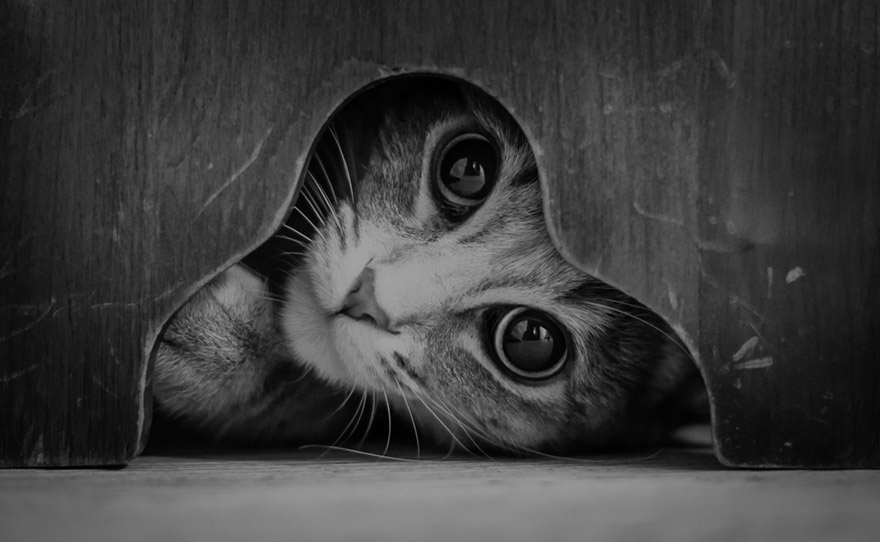
#> input picture images/cat.png, 880 x 542 px
$ jupyter execute --allow-errors 2_image_array.ipynb   (shell and % lines are left out)
#> lines starting #> are read from the running program, lines starting #| are printed output that depends on the picture; after the words box and inside, x2 and y2 are one past the last pixel; in counts of white or black regions, pixels touching at a corner belong together; long printed decimals are rounded
# Basic image manipulation

In this notebook we will showcase how we can use the array indexing and array math to perform basic image manipulation using OpenCV.

We can start by importing required packages.

[cell 1]
import numpy as np
import matplotlib.pyplot as plt
import cv2

[cell 2]
# make the plots bigger
plt.rcParams["figure.figsize"] = (10,10)

We can then define some functions we will use very often.

[cell 3]
def open_image(imgpath, mode=cv2.IMREAD_GRAYSCALE):
    """
    Open an image as an numpy array.

    Parameters
    ----------
    imgpath : `str`
        Path to the image.
    mode : `int`, optional
        Mode with which to open the image, i.e. color vs black and white.
        Must be one of the OpenCV recognized constants such as
        `cv2.IMREAD_GRAYSCALE` or `cv2.IMREAD_COLOR`

    Returns
    --------
    img : `np.array`
        Image.

    Raises
    ------
    OSError - when the file could not be opened.
    """
#> called with imgpath = 'images/cat.png', mode = 0
    img = cv2.imread(imgpath, mode)
#> img is the input picture: shape (542, 880); min 0, max 164, mean 60.6
    if img is None:
        raise OSError("Can't open file:", imgpath)
    else:
        return img

def show(img, ax=None, **kwargs):
    """
    Show image using matplotlib.

    Parameters
    ----------
    img : `np.array`
        Image to display.
    ax : `matplotlib.pyplot.Axes` or `None`, optional
        Ax on which to plot the image. If  no axis is given
        a new figure is created.
    kwargs : `dict`, optional
        Keyword arguments that are passed to `imshow`.
    """
    if ax is None:
        fig, ax = plt.subplots()

    ax.imshow(img, **kwargs)

To break down what is happening here a bit - for those less familiar with Python syntax, we defined a could of functions: `open_image` and `show`.

So far we wrote all our code in a cell in a notebook and then executed it. Writing flat code like that, code that executes exactly how you read it line by line, is referred to procedural coding. There's nothing necessarily wrong with doing that, but in cases when there is a lot of code to write and many little procedures to string together it often pays off to generalize them and organize them in small units. This helps us not repeat code over and over again. That way, when we want to change something later, we can change it in that one "packaged" up place and it will affect the whole codebase. In procedural coding this would not be the case - we would need to change the functionality every time it appears.

Functions are these little packages of code that we can repeat multiple times. In python they are defined by using the keyword `def` which is followed by the function name. This means that the code that follows, belongs to this function and not the general code that is executed every time you run the cell, only when you **call** the function. To make the distinction of which code belongs to the function and which doesn't you need to indent it.

The `function_name` is followed by parenthesis `()` and a colon `:`. The parenthesis usually contain the function arguments. Functions do not *have* to have arguments, but they usually do. Python will usually assign the values you give to function in the order you define them, f.e. for a `def function(arg1, arg2):` that is called as `function(1, 2)` Python will assume you meant`arg1=1` and `arg2=2`. These are called positional arguments. Sometimes, however, you might want to have some values that user is not expected to provide because there exist reasonable default values you can assume for them. In that case you can provide these values in the function declaration like `def function(arg1, arg2=2):`. We can also provide full argument names for our function as well, in which case we call them keyword arguments. For example, calling function `def function(arg1, arg2):` as `function(arg2=2, arg1=1)` would still assign `arg1=1` and `arg2=2` despite the reverse order we gave them in. Notice this is different than the example with positional arguments above.

Following the function declaration is probably Python's best feature - documentation. We use the [NumPy Doc](https://numpydoc.readthedocs.io/en/latest/format.html) style documentation which means we have, usually, a one short line describing what the function does (not how it's implemented!), a section `Parameters` with a list of function arguments, their `types` and a short description and we usually have a `Returns` section describing the returned value and its `type`. Not all functions need to have all, or any, of these sections and some might warrant having additional ones, f.e. `Raises` when they raise an error.

After the documentation follows the function definition, the bit of code that does something with the given input and, usually, that consist of some kind of a calculation of values based on the function input and we want to give that calculated value back to the user at the end - ergo we `return` the value(s) at the end of the function.

So put all together:
```
def function_name(arg1, arg2):
    """Short description of function purpose.

    Parameters
    ----------
    arg1 : `type`
        Short description of this argument
    arg2 : `type`
        Short description of this argument

    Returns
    --------
    val : `type`
        Short description of the returned value(s)

    Notes
    -----
    BTW, calling this function will also place a random order on Amazon

    Examples
    --------
    **VERY** useful to list some sometimes

    Raises
    ------
    Error - description of when this error is raised.
    """
    # do something with the values you were given
    result = arg1 + arg2

    return result
```

Let's get back on track now.

# How do real images look like

Let's take a peek. We can inspect the array dimensions, data type and data value ranges.

For examples we can use the images in the `images` directory.

[cell 4]
imgbw = open_image("images/cat.png")
show(imgbw, cmap="gray")

[cell 5]
print("shape     ", imgbw.shape)
#| shape      (542, 880)
print("data type ", imgbw.dtype)
#| data type  uint8
print("max       ", imgbw.max())
#| max        164
print("min       ", imgbw.min())
#| min        0
print("mean      ", imgbw.mean())
#| mean       60.642
print("Image element: ", imgbw[0, 0])
#| Image element:  22

Let's do the same, but let's just see what happens if we use a different image mode.

[cell 6]
imgc = open_image("images/cat.png", cv2.IMREAD_UNCHANGED)
show(imgc)

[cell 7]
print("shape     ", imgc.shape)
#| shape      (542, 880, 3)
print("data type ", imgc.dtype)
#| data type  uint8
print("max       ", imgc.max())
#| max        164
print("min       ", imgc.min())
#| min        0
print("mean      ", imgc.mean())
#| mean       60.642
print("Image element: ", imgc[0, 0])
#| Image element:  [22 22 22]

Do you notice any differences between the two examples?
Is the image still black and white?
Can you spot differences between the way the two images look like?
Are our array elements the same?
Our dtypes?

Can we trust what our eyes see?

## Doing image math

Even basic operations on images, such as subtracting, can be complicated. At the same time they can be quite powerful.

Let's start by applying the basic array math we just used in 1_numpy_arrays.
Adding a value to the whole array increases brightness of the image. Subtracting value does the opposite.

[cell 8]
show(imgc+90, cmap="gray")
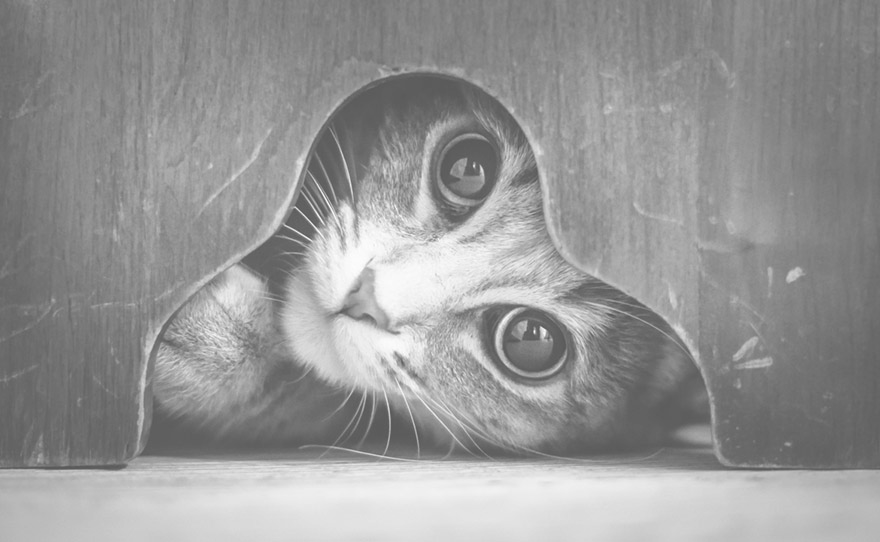
#> shown: shape (542, 880, 3); min 90, max 254, mean 150.6

Slicing operators return image regions.

[cell 9]
dimx, dimy = imgbw.shape
#> dimx = 542; dimy = 880
centerx, centery = int(dimx/2), int(dimy/2)
#> centerx = 271; centery = 440

[cell 10]
# square selection
box_size = 200
cutout = imgbw[
    centerx-box_size:centerx+box_size,
    centery-box_size:centery+box_size
]
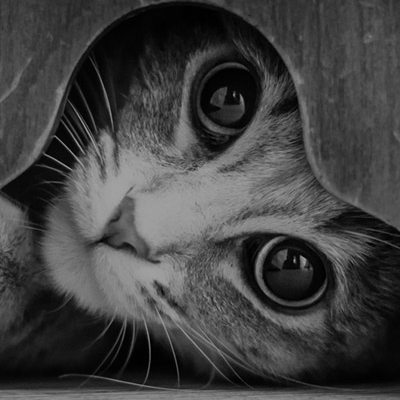
#> cutout: shape (400, 400); min 0, max 164, mean 65.3
show(cutout, cmap="gray")

How would **you** use numpy indexing to select a circle?

Note: scrolling down might spoil the answer.

[cell 11]
x, y = np.ogrid[:dimx, :dimy]
#> x = 542 values from 0 to 541
mask = ( (x-centerx)**2 + (y-centery)**2 ) > 200**2
cutout = imgbw.copy()
cutout[mask] = 0
#> cutout: shape (542, 880)
show(cutout, cmap="gray")

OpenCv helps us a lot here by having a bunch of these methods already available which saves us a headache.

**Note** - the way NumPy an OpenCV index arrays is not exactly the same. Above we could confidently state:
```
x, y = np.ogrid[:dimx, :dimy]
```
but with OpenCV the origin is not bottom left, it is the top left instead.
```
cv2.circle(mask, (centery, centerx), 200, (255, 255, 255), -1)
```
Using top left as origin is a well established convention in Computer Vision, so in this case it's `matplotlib` that's "odd". Naturally Matplotlib uses bottom left, because it's meant to be used as a plotting tool - not an image viewer.

[cell 12]
mask = np.zeros(imgbw.shape, dtype=np.uint8)
cv2.circle(mask, (centery, centerx), 200, 255, -1)
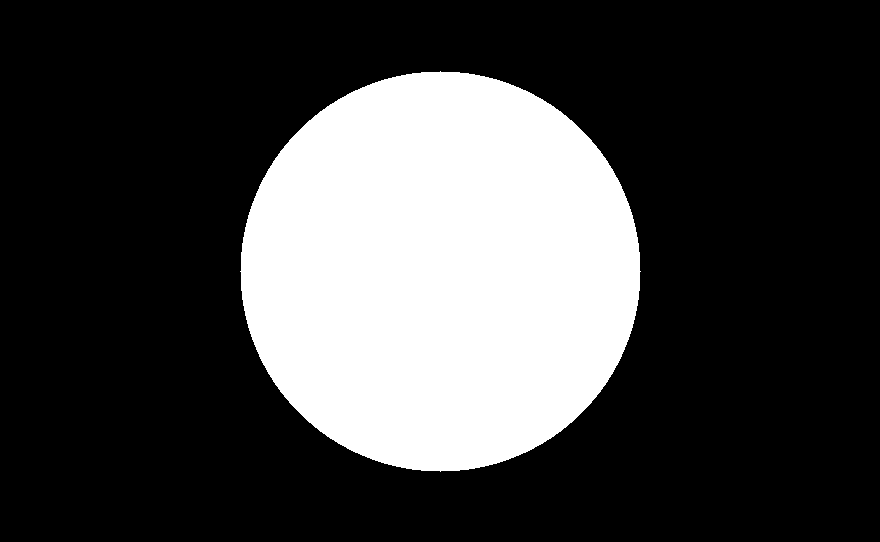
#> mask: shape (542, 880); 26.3% white; 1 white region, box (x1, y1, x2, y2) and area: (240, 71, 641, 472) 125629
cutout = cv2.bitwise_and(imgbw, mask) #or img = img & mask
show(cutout, cmap="gray")

Can you figure out what all the elements in the function mean?

How about in the ellipse example?

[cell 13]
mask = np.zeros(imgbw.shape, dtype=np.uint8)
sma, smi = 200, 150
rot_angle = 0
froma, toa = 0, 360
cv2.ellipse(mask, (centery, centerx), (sma, smi), rot_angle, froma, toa, (255, 255, 255), -1)
#> mask: shape (542, 880); 19.8% white; 1 white region, box (x1, y1, x2, y2) and area: (240, 121, 641, 422) 94657
cutout = cv2.bitwise_and(imgbw, mask) #or img = img & mask
show(cutout, cmap="gray")

Note that we have a lot of power when drawing with `cv2`. We don't even have to worry about image boundaries.

[cell 14]
mask = np.zeros(imgbw.shape, dtype=np.uint8)
sma, smi = 300, 400
rot_angle = 45
froma, toa = 270, 360
cv2.ellipse(mask, (centery-200, centerx), (sma, smi), rot_angle, froma, toa, (255, 255, 255), -1)
#> mask: shape (542, 880); 19.8% white; 1 white region, box (x1, y1, x2, y2) and area: (240, 0, 594, 484) 94464
cutout = cv2.bitwise_and(imgbw, mask) #or img = img & mask
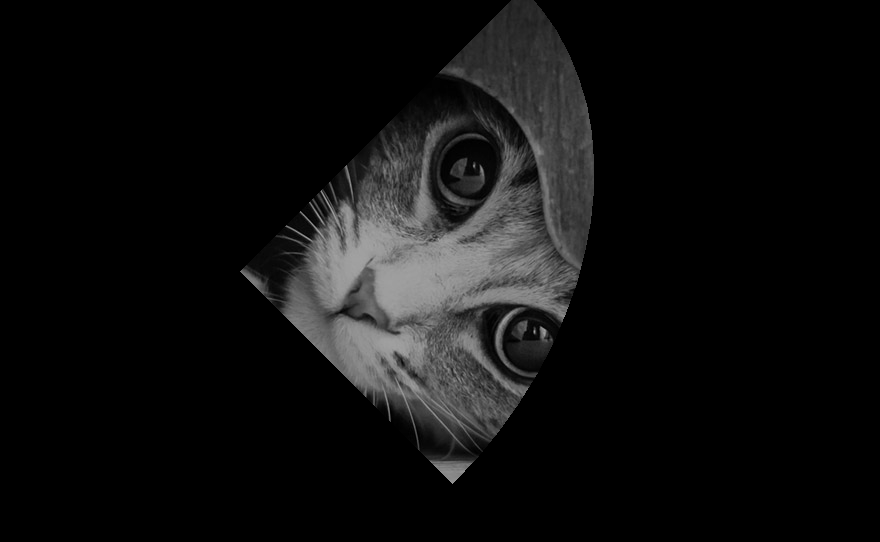
#> cutout: shape (542, 880); min 0, max 164, mean 15
show(cutout, cmap="gray")

## Doing some **useful** math to our images.

Lets look at one example where we can "improve" our original image by applying just basic operations on it.

[cell 15]
img = open_image("images/son1.png")
#> call 3 of open_image, with imgpath = 'images/son1.png', mode = 0
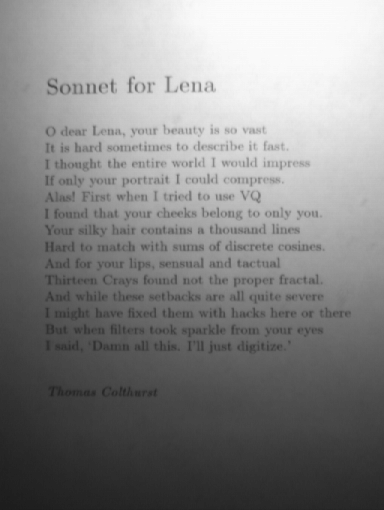
#> input picture images/son1.png, 384 x 510 px
#> in open_image, img is the input picture: shape (510, 384); min 27, max 251, mean 133.2
show(img, cmap="gray")

Obviously, the image itself is not unreadable. However the picture of the sonnet is not the best.
There are obvious issues with the light gradient across the image that impedes our ability to read the text itself.

I have taken a liberty of creating a synthetic background for this image that we can use to improve the readability of the text.

[cell 16]
img2 = open_image("images/son2.png")
#> call 4 of open_image, with imgpath = 'images/son2.png', mode = 0
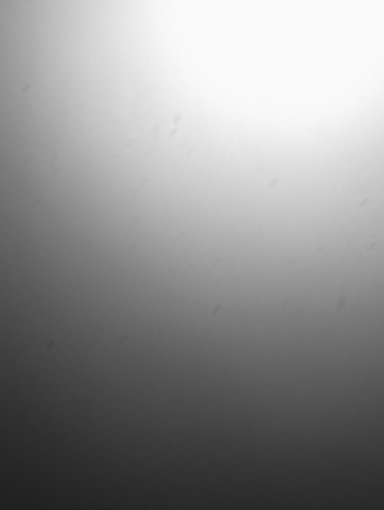
#> input picture images/son2.png, 384 x 510 px
#> in open_image, img is the input picture: shape (510, 384); min 31, max 251, mean 144.1
show(img2, cmap="gray")

How would you use the second image to improve on the first?

Ok, let's try subtraction.

[cell 17]
diff = img - img2
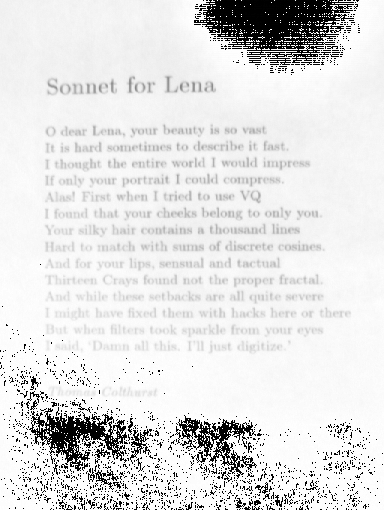
#> diff: shape (510, 384); min 0, max 254, mean 225.7
show(diff, cmap="gray")

Looks a little bit more uniform but what's with the sudden blotches?

Annoyingly, the math on images doesn't always work as you would expect.
Let's take an example of two numpy arrays with a single element of type `uint8`:

[cell 18]
a = np.array([1], dtype=np.uint8)
b = np.array([2], dtype=np.uint8)

What do you think the following line will print?

[cell 19]
a - b

Can you figure out why?

What would you do to the first, or second image to improve on this?

[cell 20]
diff[diff < 5] = 255
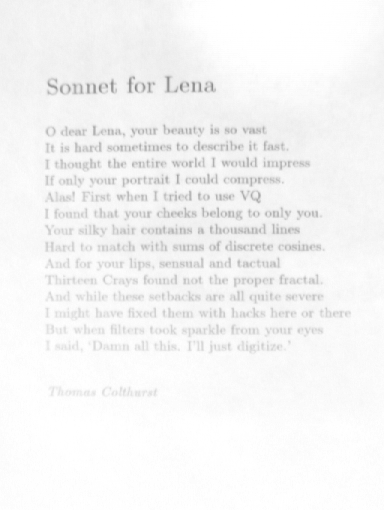
#> diff: shape (510, 384); 7.55% of pixels changed, all inside (x1, y1, x2, y2) = (0, 0, 383, 510)
show(diff, cmap="gray")

Is this the best we can do with subtraction?

Is this the best we can do in general?

Think about it a bit, what is it we want? We know that, in real life, the paper is the same color top right and bottom left. It just appears on the image it's not. So we want the top right, where it's very bright "white", and bottom left, where it's dark "black" to become the same color.          I.e. we want to "put in more white" where it's black and no white where it's already white. What mathematical operation would normalize these different values to the same one?

If you figured it out - great job! If not, what about division?

On face value, dividing the images shouldn't suffer from the same overflow - so we won't need to manually add in data to fix it.

Lets think about couple of extreme cases here:
* What happens if we divide two very bright areas?
* What happens with very dark areas?

[cell 21]
div = img/img2
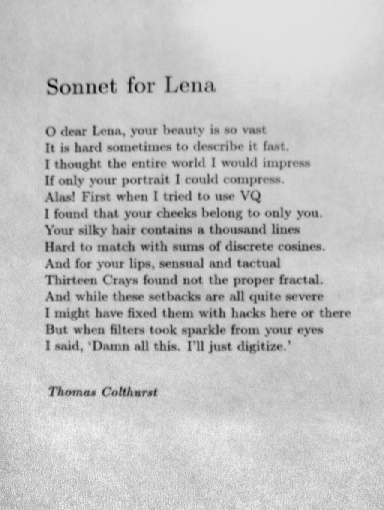
#> div: shape (510, 384) float64; min 0.421, max 1.08, mean 0.925; drawn with min black and max white
show(div, cmap="gray")

Let's check out some values on this image though.

[cell 22]
print("max", div.max())
#| max 1.075
print("min", div.min())
#| min 0.4208
print("avg", div.mean())
#| avg 0.925

So how come this image displays correctly?

Once again, `cv2` has a lot of functionality to help us re-normalize our images, however, they might not always behave in the most intuitive ways because of the `uint8` overflow. A lot of the times, `matplotlib` and/or `cv2` will perform this step under the hood before displaying the image to us. This also means you can't always trust the things you see - because there's extra math that happens.

Sometimes, however, `matplotlib` and `cv2` do get confused. In that case I usually manage to fix my woes by using the `convertScaleAbs` function from OpenCV. We can see it's documentation by running `help` built-in function or by relying on a bit of Jupyter Notebook magic and adding a question mark at the end.

#> (a cell that did not finish here is left out)

Now an interesting question might be - what has this lesson actually taught us and will we have to do something similar to what we did with the poem to work on astronomical images?

The answer is somewhat complicated. Partly - yes - what we did with the scan of Poem for Lena is kind of what happens with astronomical images. The particular step where we take away the effects of non-uniformly illuminated focal plane in particular is called flat-fielding. But unlike here, where I approximated the gradient in the image by slapping some gradients in numpy array, in a properly calibrated scientific instrument these effects are rigorously measured.

What are all the effects that are removed before we even show you the image, and the procedures of addition/subtraction/divisions/multiplications/derivations etc. that are used to do that are all explained in great details in [Learn Astropy Guide to CCD Data Reduction](http://www.astropy.org/ccd-reduction-and-photometry-guide/v/dev/notebooks/01-00-Understanding-an-astronomical-CCD-image.html).
In the tutorials they will first artificially create all of the effects astronomical images suffer from, then simulate a perfect astronomical image without them, then add all of these effects into a fake realistic astronomical image. But that's not all! Then they will take that simulated realistic image and work the other way around to remove all the effects from it and end up with a well calibrated image.
I *very* much recommend **leafing** through the guide to get familiar with astronomical data. It is not required you repeat all the exercises and demonstrations within, but if you pay attention to the text and the examples - you will see they do pretty much a similar thing to what we did here.

However, our hope is to already work with calibrated images. The calibration procedure have some generic steps, but they are also subject to the particulars of individual instrument, and we don't often build two of the same ones, meaning each one is a little bit different. So the answer is also partly - no. We will hopefully not have to calibrate our exposures as the AstroPy examples do.

We will still work with data however. Data that we can make conscious purposeful quality cuts on. It is not difficult, therefore, to imagine that we might need to rescale our image (involves subtraction and division of the whole image), or, in a more targeted approach, I can imagine us wanting to select areas around bright stars in order to make clever local background estimation and subtraction on etc. We will see more of this in following notebooks.

[cell 24]
# as an example of how to create a simple gradient
x, y = np.ogrid[:dimx, :dimy]
mask = ( (x-centerx)**2 + (y-centery)**2 )
show(mask)
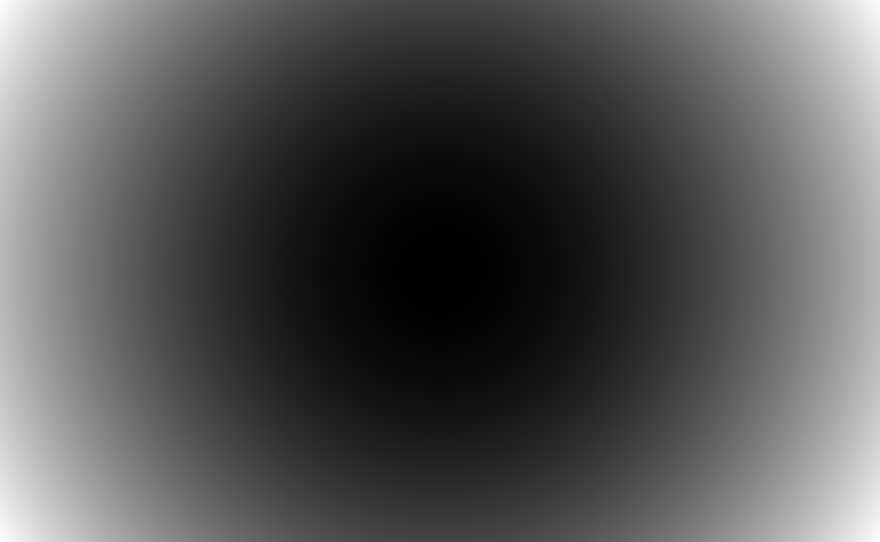
#> mask: shape (542, 880) int64; min 0, max 267041, mean 89014; drawn with min black and max white
